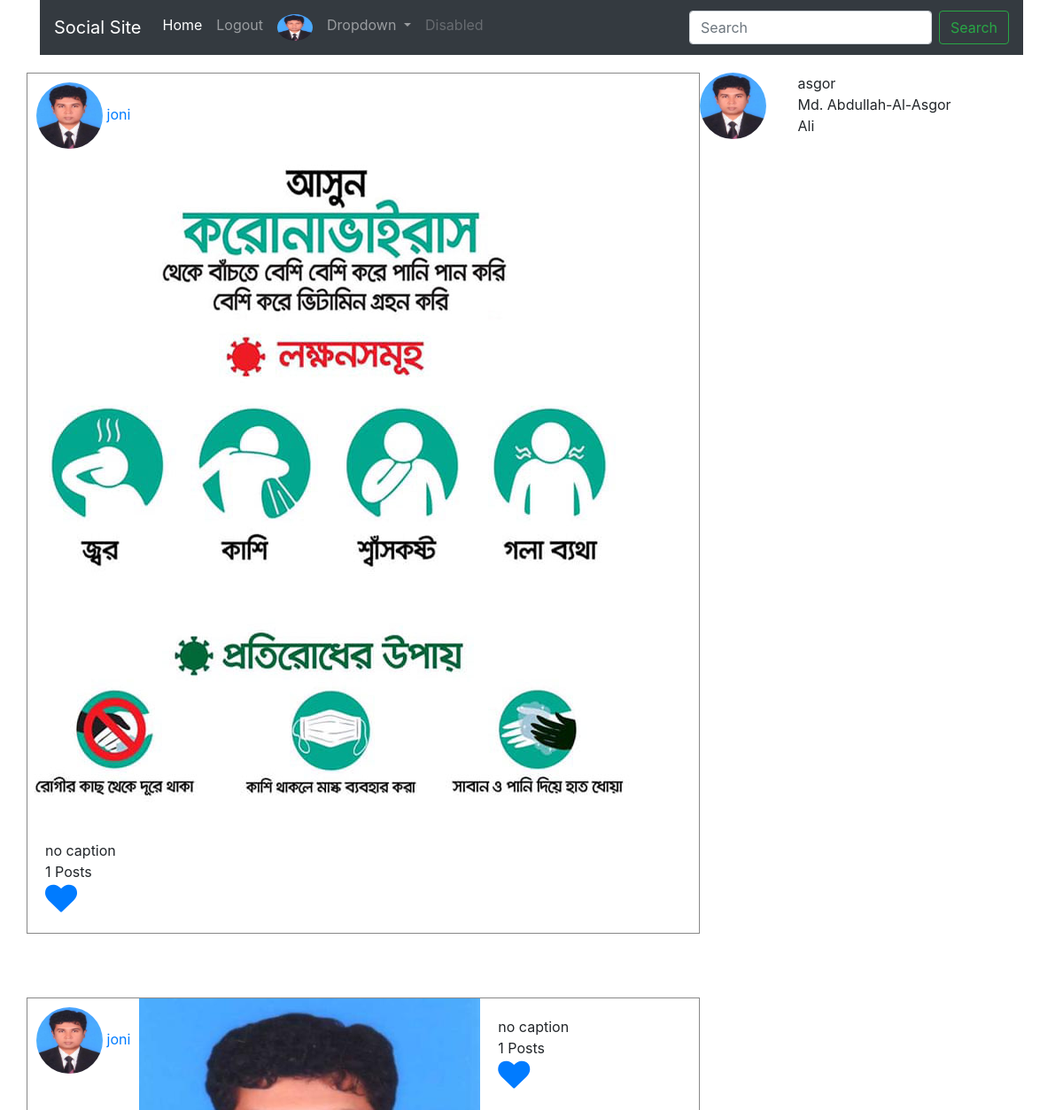
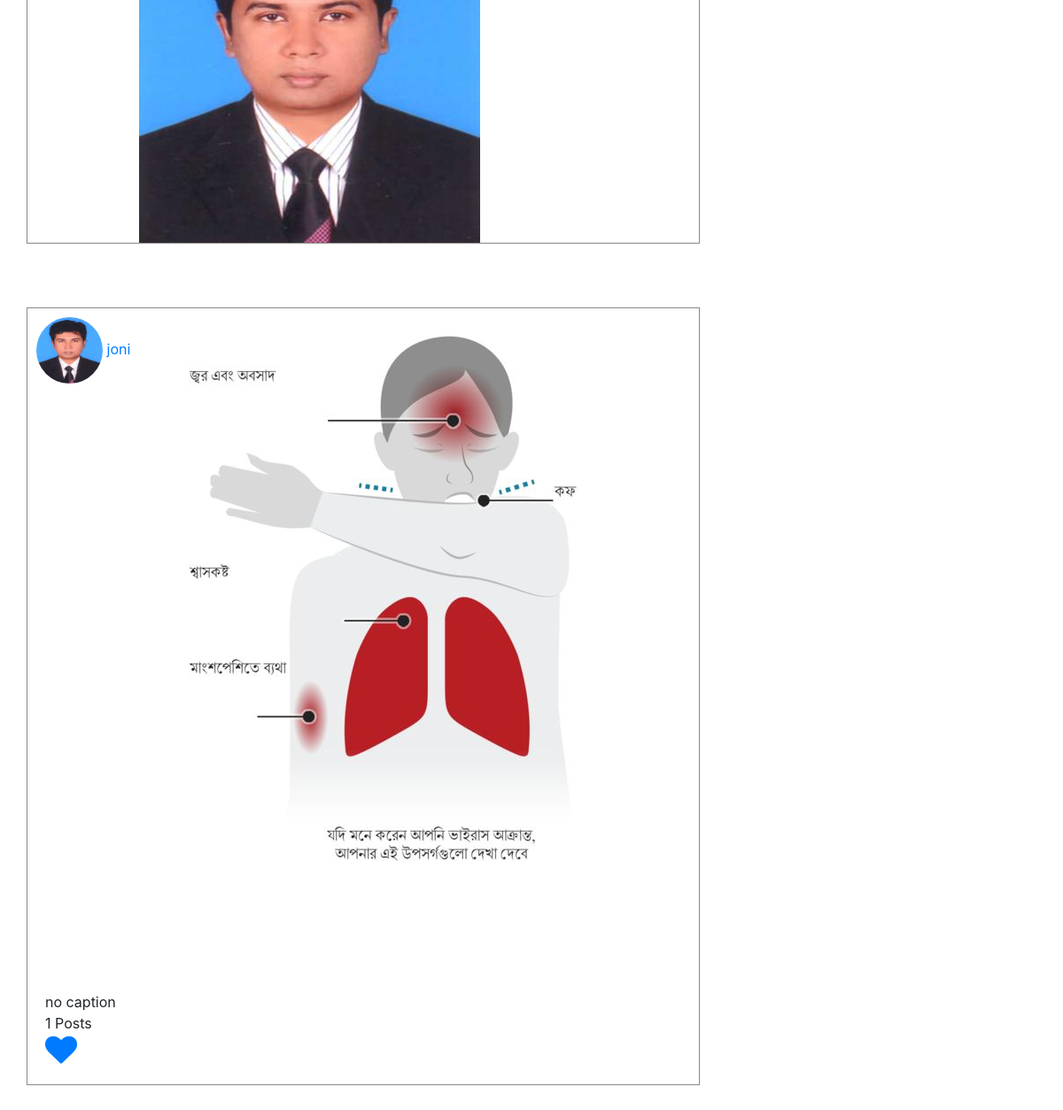
The app's page /posts/ (signed in) with its own data (2 pictures, top to bottom).
### App_Login/models.py (models this page shows)
class UserProfile(models.Model):
    user = models.OneToOneField(User, on_delete=models.CASCADE,related_name='user_profile')
    profile_pic = models.ImageField(upload_to='profile_pics',blank=True)
    description = models.TextField(blank=True)
    full_name = models.CharField(max_length=264, blank=True)
    dob = models.DateField(blank=True,null=True)
    website = models.URLField(blank=True)
    facebook = models.URLField(blank=True)

### App_Posts/models.py (models this page shows)
class Post(models.Model):
    author = models.ForeignKey(User, on_delete=models.CASCADE, related_name='post')
    image = models.ImageField(upload_to='post_images')
    caption = models.CharField(max_length=264,blank=True)
    upload_date = models.DateField(auto_now_add=True)
    update_date = models.DateField(auto_now=True)
    class Meta:
        ordering = ['-upload_date',]

### App_Posts/views.py (the view)
# urls.py: path('',views.home,name='home'),
@login_required
def home(request):
    following_list = Follow.objects.filter(follower=request.user)
    posts = Post.objects.filter(author__in=following_list.values_list('following'))
    liked_post = Like.objects.filter(user=request.user)
    liked_post_list = liked_post.values_list('post',flat=True)
    if request.method == 'GET':
        search = request.GET.get('search','')
        result = User.objects.filter(username__icontains=search)
    return render(request,'App_Posts/home.html', context={'title':'Home','search':search,'result':result,'posts':posts,'liked_post_list':liked_post_list})

### templates/App_Posts/home.html (shortened to what this page needs)
{% extends 'navbar.html' %}
{% load crispy_forms_tags %}
{% block body_block %}
{% if search %}
  {% for user in result %}
    <div class="row">
      <div class="col-sm-2">
        {% if user.user_profile.profile_pic %}
          <img src="/media/{{user.user_profile.profile_pic}}" width="75px" height="75px" class="rounded-circle">
        {% else %}
          <img src="/media/default.png" width="50px" class="rounded-circle">
        {% endif %}
      </div>
      <div class="col-sm-10">
         <a href="{% url 'App_Login:user' username=user.username %}">{{user.username}}</a><br>
        {{user.user_profile.full_name}}<br>
      </div>
    </div>
  {% endfor %}
{% else %}
<div class="row">
  <div class="col-sm-8">
      {% for post in posts %}
        <div class="row" style='border: 1px solid #888888;'>
          <div class="" style="padding: 10px">
            {% if post.author.user_profile.profile_pic %}
              <img src="/media/{{user.user_profile.profile_pic}}" width="75px" height="75px" class="rounded-circle">
            {% else %}
              <img src="/media/default.png" width="50px" class="rounded-circle">
            {% endif %}
              <a href="{% url 'App_Login:user' username=post.author %}">{{post.author}}</a><br>
          </div>
          <img src="/media/{{post.image}}" alt="">
          <div class="" style="padding:20px">
            {{post.caption}}<br>
            {{post.liked_post.count}} Posts <br>
            {% if post.pk in liked_post_list %}
            <a href="{% url 'App_Posts:unliked' pk=post.pk %}"><i class="fa fa-heart" style="font-size:36px"></i></a>
            {% else %}
            <a href="{% url 'App_Posts:liked' pk=post.pk %}"><i class="fa fa-heart-o" style="font-size:36px"></i></a>
            {% endif %}
          </div>
        </div>
        <br><br><br>
      {% endfor %}
  </div>
  <div class="sol-sm-4">
    <div class="row">
      <div class="col-sm-4">
        {% if user.user_profile.profile_pic %}
          <img src="/media/{{user.user_profile.profile_pic}}" width="75px" height="75px" class="rounded-circle">
        {% else %}
          <img src="/media/default.png" width="50px" class="rounded-circle">
        {% endif %}
      </div>
      <div class="col-sm-8">
        {{user.username}}<br>
        {{user.user_profile.full_name}}
      </div>
    </div>
  </div>
</div>
{% endif %}
{% endblock %}

### templates/navbar.html (shortened to what this page needs)
<!DOCTYPE html>
<html lang="en" dir="ltr">
  <head>
    <link rel="stylesheet" href="https://stackpath.bootstrapcdn.com/bootstrap/4.5.2/css/bootstrap.min.css">
    <link rel="stylesheet" href="https://cdnjs.cloudflare.com/ajax/libs/font-awesome/4.7.0/css/font-awesome.min.css">
  </head>
  <body>
    <div class="container">
      <nav class="navbar navbar-expand-lg navbar-dark bg-dark">
    <a class="navbar-brand" href="{% url 'App_Posts:home' %}">Social Site</a>
    <div class="collapse navbar-collapse" id="navbarSupportedContent">
      <ul class="navbar-nav mr-auto">
        <li class="nav-item active">
          <a class="nav-link" href="{% url 'App_Posts:home' %}">Home <span class="sr-only">(current)</span></a>
        </li>
        <li class="nav-item">
          <a class="nav-link" href="{% url 'App_Login:logout' %}">Logout</a>
        </li>
        <li class="nav-item">
          {% if user.user_profile.profile_pic %}
            <a class="nav-link" href="{% url 'App_Login:profile' %}"><img src="/media/{{user.user_profile.profile_pic}}" width="40px" height="30px" class="rounded-circle"></a>
          {% else %}
            <a class="nav-link" href="{% url 'App_Login:profile' %}"><img src="/media/default.png" width="40px" height="30px" class="rounded-circle"></a>
          {% endif %}
        </li>
        <li class="nav-item dropdown">
          <a class="nav-link dropdown-toggle" href="#" id="navbarDropdown" role="button" data-toggle="dropdown" aria-haspopup="true" aria-expanded="false">
            Dropdown
          </a>
        </li>
        <li class="nav-item">
          <a class="nav-link disabled" href="#" tabindex="-1" aria-disabled="true">Disabled</a>
        </li>
      </ul>
      <form class="form-inline my-2 my-lg-0" method="get">
        <input class="form-control mr-sm-2" type="text" name="search" placeholder="Search" aria-label="Search">
        <button class="btn btn-outline-success my-2 my-sm-0" type="submit">Search</button>
      </form>
    </div>
  </nav>
    </div>
    <div class="container" style="padding-top:20px">
      {% block body_block %} {% endblock %}
    </div>
  </body>
</html>

### records on screen
Post: user_profile.profile_pic (picture), author "joni", image (picture), caption "no caption", liked_post.count "1"
Post: user_profile.profile_pic (picture), author "joni", image (picture), caption "no caption", liked_post.count "1"
Post: user_profile.profile_pic (picture), author "joni", image (picture), caption "no caption", liked_post.count "1"

### other values on screen
{{ user.username }} "asgor"
{{ user.user_profile.full_name }} "Md. Abdullah-Al-Asgor Ali"
